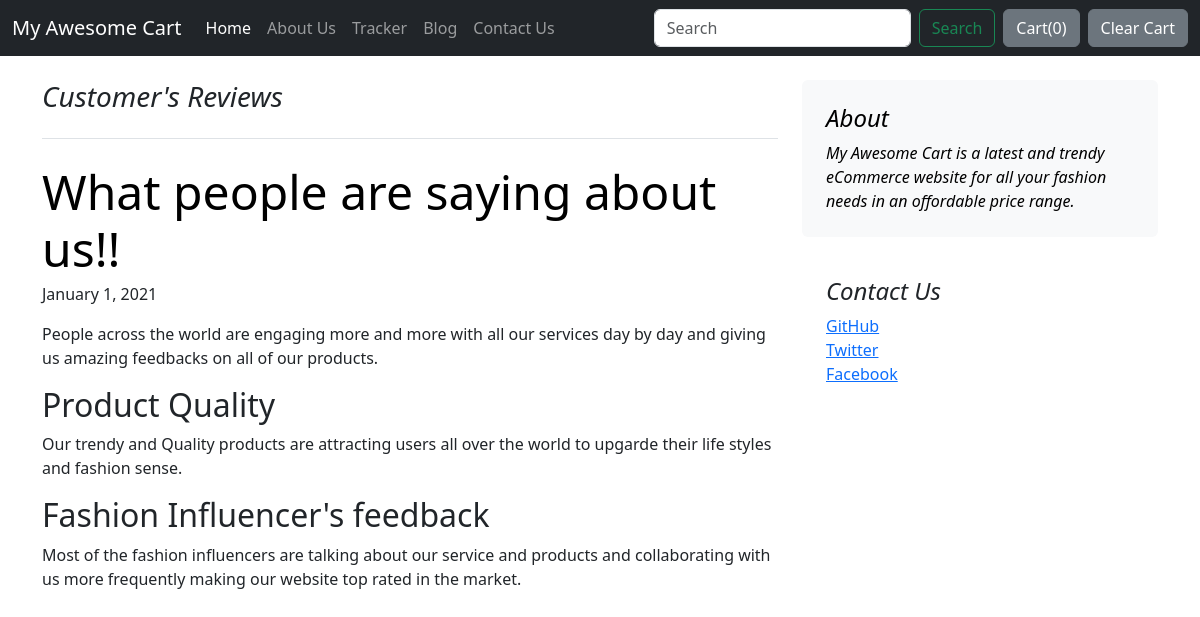
The app's page /blog/blogpost/4 with its own data.
### blog/models.py (models this page shows)
class Blogpost(models.Model):
    post_id = models.AutoField(primary_key=True)
    title = models.CharField(max_length=500)
    head0 = models.CharField(max_length=500, default="")
    chead0 = models.CharField(max_length=5000, default="")
    head1 = models.CharField(max_length=500, default="")
    chead1 = models.CharField(max_length=5000, default="")
    head2 = models.CharField(max_length=500, default="")
    chead2 = models.CharField(max_length=5000, default="")
    pub_date = models.DateField()
    thumbnail = models.ImageField(upload_to='shop/images', default="")
    def __str__(self):
        return self.title

### blog/views.py (the view)
# urls.py: path("blogpost/<int:id>", views.blogpost, name="blogPost")
def blogpost(request, id):
    post = Blogpost.objects.filter(post_id = id)[0]
    print(post)
    return render(request, 'blog/blogpost.html', {'post':post})

### blog/templates/blog/blogpost.html (shortened to what this page needs)
{% extends 'blog/basic.html' %}
{% block body %}
<div class="container my-3">
<div class="row mt-4">
    <div class="col-md-8">
      <h3 class="pb-4 mb-4 fst-italic border-bottom">
        {{post.title}}
      </h3>
      <article class="blog-post">
        <h2 class="display-5 link-body-emphasis mb-1" style="color: white;"><b>{{post.head0}}</b></h2>
        <p class="blog-post-meta">January 1, 2021 </p>
        <p>{{post.chead0}}</p>
        <h2>{{post.head1}}</h2>
        <p>{{post.chead1}}</p>
        <h2>{{post.head2}}</h2>
        <p>{{post.chead2}}</p>
      </article>
    </div>
    <div class="col-md-4">
      <div class="position-sticky" style="top: 2rem;">
        <div class="p-4 mb-3 bg-body-tertiary rounded">
          <h4 class="fst-italic" style="color: black;">About</h4>
          <p class="mb-0" style="color: black;"><em>My Awesome Cart is a latest and trendy eCommerce website for all your fashion needs in an offordable price range.</em></p>
        </div>
        <div class="p-4">
          <h4 class="fst-italic">Contact Us</h4>
          <ol class="list-unstyled">
            <li><a href="#">GitHub</a></li>
            <li><a href="#">Twitter</a></li>
            <li><a href="#">Facebook</a></li>
          </ol>
        </div>
      </div>
    </div>
  </div>
</div>
{% endblock %}

### records on screen
Blogpost: title "Customer's Reviews", head0 "What people are saying about us!!", chead0 "People across the world are engaging more and more with all our services day by day and giving us amazing feedbacks on all of our products.", head1 "Product Quality", chead1 "Our trendy and Quality products are attracting users all over the world to upgarde their life styles and fashion sense.", head2 "Fashion Influencer's feedback", chead2 "Most of the fashion influencers are talking about our service and products and collaborating with us more frequently making our website top rated in the market."
